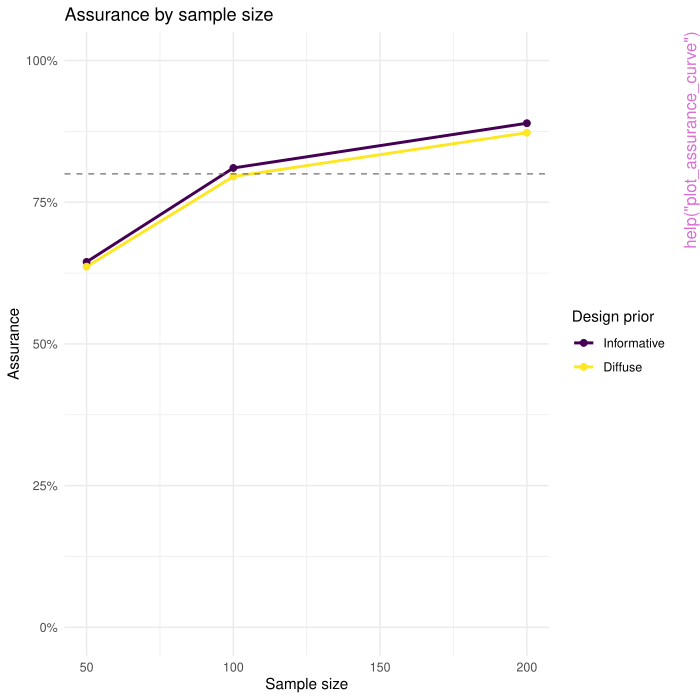

Source code (R):
pkgname <- "powerbrmsINLA"
source(file.path(R.home("share"), "R", "examples-header.R"))
options(warn = 1)
library('powerbrmsINLA')

base::assign(".oldSearch", base::search(), pos = 'CheckExEnv')
base::assign(".old_wd", base::getwd(), pos = 'CheckExEnv')
cleanEx()
nameEx("assurance_prior_weights")
### * assurance_prior_weights

flush(stderr()); flush(stdout())

### Name: assurance_prior_weights
### Title: Create prior weights over an effect grid for use with
###   compute_assurance()
### Aliases: assurance_prior_weights

### ** Examples

effects <- c(0.1, 0.3, 0.5, 0.7, 0.9)
# Normal prior centred on 0.5
assurance_prior_weights(effects, dist = "normal", mean = 0.5, sd = 0.2)
# Uniform prior (equal weight)
assurance_prior_weights(effects, dist = "uniform")



cleanEx()
nameEx("brms_inla_power")
### * brms_inla_power

flush(stderr()); flush(stdout())

### Name: brms_inla_power
### Title: Core Bayesian Assurance / Power Simulation (Modern, Multi-Effect
###   Ready)
### Aliases: brms_inla_power

### ** Examples

## Not run: 
##D # Integrate over uncertainty in the residual SD using a half-normal prior
##D # centred at 1.0 with spread 0.3
##D brms_inla_power(
##D   formula      = y ~ treatment,
##D   effect_name  = "treatment",
##D   effect_grid  = 0.5,
##D   sample_sizes = c(50, 100),
##D   nsims        = 50,
##D   error_sd     = list(dist = "halfnormal", sd = 0.3, location = 1.0),
##D   seed         = 42
##D )
## End(Not run)




cleanEx()
nameEx("brms_inla_power_sequential")
### * brms_inla_power_sequential

flush(stderr()); flush(stdout())

### Name: brms_inla_power_sequential
### Title: Sequential Bayesian Assurance Simulation Engine (Modern,
###   Multi-Effect Ready)
### Aliases: brms_inla_power_sequential

### ** Examples

## Not run: 
##D # Sequential design with automatic threading
##D results <- brms_inla_power_sequential(
##D   formula = outcome ~ treatment,
##D   effect_name = "treatment",
##D   effect_grid = c(0.2, 0.5, 0.8),
##D   sample_sizes = c(50, 100, 200),
##D   metric = "direction",
##D   target = 0.80
##D )
##D print(results$summary)
## End(Not run)



cleanEx()
nameEx("brms_inla_power_two_stage")
### * brms_inla_power_two_stage

flush(stderr()); flush(stdout())

### Name: brms_inla_power_two_stage
### Title: Two-Stage Bayesian Assurance Simulation (Multi-Effect,
###   User-Friendly API)
### Aliases: brms_inla_power_two_stage

### ** Examples

## Not run: 
##D # Two-stage design with threading
##D effect_grid <- expand.grid(
##D   treatment = c(0.2, 0.5, 0.8),
##D   covariate = c(0.1, 0.3)
##D )
##D results <- brms_inla_power_two_stage(
##D   formula = outcome ~ treatment + covariate,
##D   effect_name = c("treatment", "covariate"),
##D   effect_grid = effect_grid,
##D   n_range = c(50, 200),
##D   stage1_nsims = 3,
##D   stage2_nsims = 3,
##D    error_sd = 1 
##D )
##D print(results$summary)
## End(Not run)



cleanEx()
nameEx("compute_assurance")
### * compute_assurance

flush(stderr()); flush(stdout())

### Name: compute_assurance
### Title: Compute unconditional Bayesian assurance from simulation results
### Aliases: compute_assurance

### ** Examples

# Build a small synthetic power_result without running INLA
syn_summary <- data.frame(
  n               = rep(c(50, 100, 200), each = 3),
  treatment       = rep(c(0.2, 0.5, 0.8), 3),
  power_direction = c(0.40, 0.65, 0.85,
                      0.60, 0.82, 0.95,
                      0.72, 0.90, 0.98),
  stringsAsFactors = FALSE
)
syn_result <- list(
  summary  = syn_summary,
  settings = list(effect_name = "treatment")
)

# (a) Uniform weights — assurance is the simple mean of per-cell powers
w_uniform <- c("0.2" = 1/3, "0.5" = 1/3, "0.8" = 1/3)
out <- compute_assurance(syn_result, prior_weights = w_uniform)
print(out)

# (b) Normal design prior centred on a medium-sized effect
out2 <- compute_assurance(
  syn_result,
  prior_weights = list(dist = "normal", mean = 0.5, sd = 0.2)
)
print(out2)

# (c) Using assurance_prior_weights() to build the weight vector explicitly
w_norm <- assurance_prior_weights(c(0.2, 0.5, 0.8), dist = "normal",
                                  mean = 0.5, sd = 0.2)
out3 <- compute_assurance(syn_result, prior_weights = w_norm)



cleanEx()
nameEx("decide_sample_size")
### * decide_sample_size

flush(stderr()); flush(stdout())

### Name: decide_sample_size
### Title: Decide recommended sample size from power/assurance results
### Aliases: decide_sample_size

### ** Examples

# Build a small synthetic power_result without running INLA
syn_summary <- data.frame(
  n               = rep(c(50, 100, 200), each = 3),
  treatment       = rep(c(0.2, 0.5, 0.8), 3),
  power_direction = c(0.40, 0.65, 0.85,
                      0.60, 0.82, 0.95,
                      0.72, 0.90, 0.98),
  power_threshold = c(0.30, 0.55, 0.75,
                      0.50, 0.72, 0.88,
                      0.62, 0.80, 0.92),
  stringsAsFactors = FALSE
)
syn_result <- list(
  summary  = syn_summary,
  settings = list(effect_name = "treatment")
)

# --- Assurance mode: each metric value IS the assurance target ---
w <- assurance_prior_weights(c(0.2, 0.5, 0.8), dist = "normal",
                              mean = 0.5, sd = 0.2)
# Find n where direction assurance >= 0.80 AND threshold assurance >= 0.75
rec_assurance <- decide_sample_size(
  syn_result,
  direction     = 0.80,
  threshold     = 0.75,
  prior_weights = w
)
print(rec_assurance)

# --- Conditional mode (backward compatible) ---
rec_cond <- decide_sample_size(syn_result, direction = 0.80)
print(rec_cond)



cleanEx()
nameEx("plot_assurance_curve")
### * plot_assurance_curve

flush(stderr()); flush(stdout())

### Name: plot_assurance_curve
### Title: Plot Assurance Curve(s) vs Sample Size
### Aliases: plot_assurance_curve

### ** Examples

syn_summary <- data.frame(
  n               = rep(c(50, 100, 200), each = 3),
  treatment       = rep(c(0.2, 0.5, 0.8), 3),
  power_direction = c(0.40, 0.65, 0.85, 0.60, 0.82, 0.95, 0.72, 0.90, 0.98)
)
pr <- list(summary = syn_summary, settings = list(effect_name = "treatment"))
a1 <- compute_assurance(pr, list(dist = "normal", mean = 0.5, sd = 0.15))
a2 <- compute_assurance(pr, list(dist = "normal", mean = 0.5, sd = 0.30))
plot_assurance_curve(list(a1, a2), labels = c("Informative", "Diffuse"))




cleanEx()
nameEx("plot_design_prior")
### * plot_design_prior

flush(stderr()); flush(stdout())

### Name: plot_design_prior
### Title: Plot Design Prior Density over the Effect Grid
### Aliases: plot_design_prior

### ** Examples

plot_design_prior(
  prior_spec  = list(dist = "normal", mean = 0.5, sd = 0.15),
  effect_grid = c(0.2, 0.5, 0.8)
)

# Multiple priors
plot_design_prior(
  prior_spec  = list(
    list(dist = "normal", mean = 0.5, sd = 0.10),
    list(dist = "normal", mean = 0.5, sd = 0.30)
  ),
  effect_grid = c(0.2, 0.5, 0.8),
  labels      = c("Informative", "Diffuse")
)




cleanEx()
nameEx("plot_power_assurance_overlay")
### * plot_power_assurance_overlay

flush(stderr()); flush(stdout())

### Name: plot_power_assurance_overlay
### Title: Plot Conditional Power Curves with Assurance Overlay
### Aliases: plot_power_assurance_overlay

### ** Examples

syn_summary <- data.frame(
  n               = rep(c(50, 100, 200), each = 3),
  treatment       = rep(c(0.2, 0.5, 0.8), 3),
  power_direction = c(0.40, 0.65, 0.85, 0.60, 0.82, 0.95, 0.72, 0.90, 0.98)
)
pr <- list(summary = syn_summary, settings = list(effect_name = "treatment"))
a  <- compute_assurance(pr, list(dist = "normal", mean = 0.5, sd = 0.15))
plot_power_assurance_overlay(pr, a)




### * <FOOTER>
###
cleanEx()
options(digits = 7L)
base::cat("Time elapsed: ", proc.time() - base::get("ptime", pos = 'CheckExEnv'),"\n")
grDevices::dev.off()
###
### Local variables: ***
### mode: outline-minor ***
### outline-regexp: "\\(> \\)?### [*]+" ***
### End: ***
quit('no')
